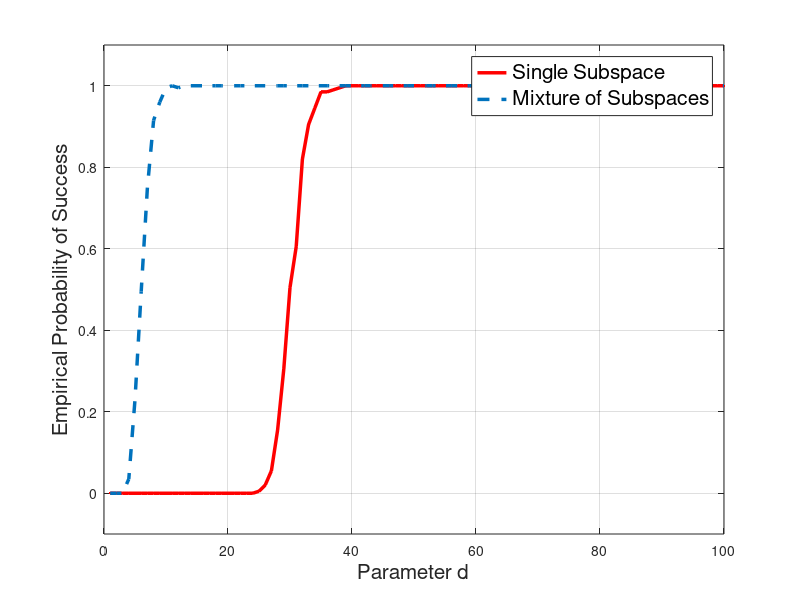

This figure's MATLAB source:
clc;
clear;

load('singlevsmixture_single.mat');
error = 200-error;
plot(0.01*m : 0.01*m : m, error/times, '.-r', 'LineWidth', 2.5);
axis([0, 100, -0.1, 1.1]);
hold on;
grid on;

load('singlevsmixture_mixture.mat');
error = 200-error;
plot(0.01*m : 0.01*m : m, error/times, '--', 'LineWidth', 2.5);

LEG = legend('Single Subspace', 'Mixture of Subspaces');
xlabel('Parameter d', 'fontsize', 15);
ylabel('Empirical Probability of Success', 'fontsize', 15);
set(LEG, 'FontSize', 15)